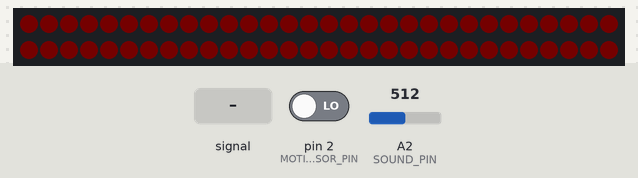
A sketch run on a simulated Arduino Uno, built with avr-gcc and run on an emulated ATmega328P. Shown: 60 RGB LEDs in strip order, left to right, continuing on the next row. The test bench sets the inputs (shaded band); at power-on: pin 2 (MOTION_SENSOR_PIN) LOW, A2 (SOUND_PIN) = 512. Dim RGB values are drawn brighter than linear.

Above: at 0.43 s.
1.3 s: pin 2 (MOTION_SENSOR_PIN) driven HIGH
2.9 s: A2 (SOUND_PIN) fed a 200 Hz sine of ±460 counts around its level
4.4 s: A2 (SOUND_PIN) set to 910
5.9 s: A2 (SOUND_PIN) set to 886
At 5.93 s:
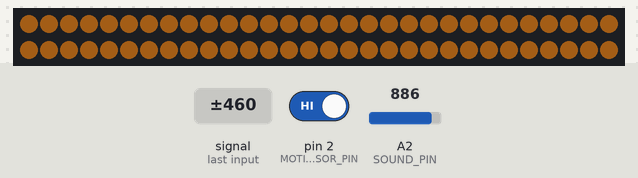
7.4 s: A2 (SOUND_PIN) set to 1023
10.3 s: pin 2 (MOTION_SENSOR_PIN) driven LOW
At 14.1 s:
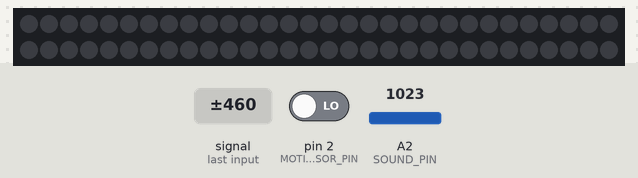

Measured:
- after the input at 5.9 s, the LEDs: change at once (image 1)

The sketch:

shelf_light.ino
```cpp
#include <FastLED.h>

#define NUM_LEDS 60

#define LED_DATA_PIN 7
#define SOUND_PIN A2
// #define LIGHT_SENSOR_PIN A6
#define MOTION_SENSOR_PIN 2

#define SOUND_ABOVE_THRESHOLD 900
#define LIGHT_BELOW_THRESHOLD 100

#define BRIGHTNESS_DEFAULT 10
// #define BRIGHTNESS_NIGHT 10

int CURRENT_BRIGHTNESS = BRIGHTNESS_DEFAULT;

// Define the array of leds
CRGB leds[NUM_LEDS];

void setup() {
  pinMode(SOUND_PIN, INPUT);
  // pinMode(LIGHT_SENSOR_PIN, INPUT);
  pinMode(MOTION_SENSOR_PIN, INPUT);

  // Serial.begin(57600);
  // do NOT set this to RGB or all the colors will be wrong
  FastLED.addLeds<WS2812, LED_DATA_PIN, GRB>(leds, NUM_LEDS);
  FastLED.setBrightness(CURRENT_BRIGHTNESS);
  FastLED.setTemperature(Candle);
}

CRGB redColor = CRGB::Red;
CRGB warmLight = CRGB(255, 251, 219);

int soundLevel;
int isSoundLoud;
// int lightLevel;
// int isNightTime;
bool isMotionDetected;

void loop() {
  isMotionDetected = digitalRead(MOTION_SENSOR_PIN);
  soundLevel = analogRead(SOUND_PIN);
  isSoundLoud = soundLevel > SOUND_ABOVE_THRESHOLD;
  // isNightTime = analogRead(LIGHT_SENSOR_PIN) < LIGHT_BELOW_THRESHOLD;

  // Serial.println("====================================");
  // Serial.print("Sound level: ");
  // Serial.println(soundLevel);
  // Serial.print("Light level: ");
  // Serial.println(lightLevel);
  // Serial.print("Is sound loud: ");
  // Serial.println(isSoundLoud);
  // Serial.print("Is night time: ");
  // Serial.println(isNightTime);
  // Serial.print("Is motion detected: ");
  // Serial.println(isMotionDetected);

  // if (isNightTime) {
  //   FastLED.setBrightness(BRIGHTNESS_NIGHT);
  // } else {
  //   FastLED.setBrightness(BRIGHTNESS_DEFAULT);
  // }

  // get final computed brightness value based on conditions
  int brightness;
  if (isMotionDetected) {
    brightness = isSoundLoud ? 255 : BRIGHTNESS_DEFAULT;
  } else {
    brightness = 0;
  }
  // Serial.print("Targeting brightness: ");
  Serial.println(brightness);
  CRGB color = isSoundLoud ? redColor : warmLight;
  fill_solid(leds, NUM_LEDS, color);

  // gradually change brightness this way instead of using a for loop
  // to prevent flashing and weird behavior
  if (CURRENT_BRIGHTNESS < brightness) {
    CURRENT_BRIGHTNESS += 1;
  }

  if (CURRENT_BRIGHTNESS > brightness) {
    CURRENT_BRIGHTNESS -= 1;
  }
  FastLED.setBrightness(CURRENT_BRIGHTNESS);

  FastLED.show();
  delay(50);

  // Serial.println("====================================");
}
```
